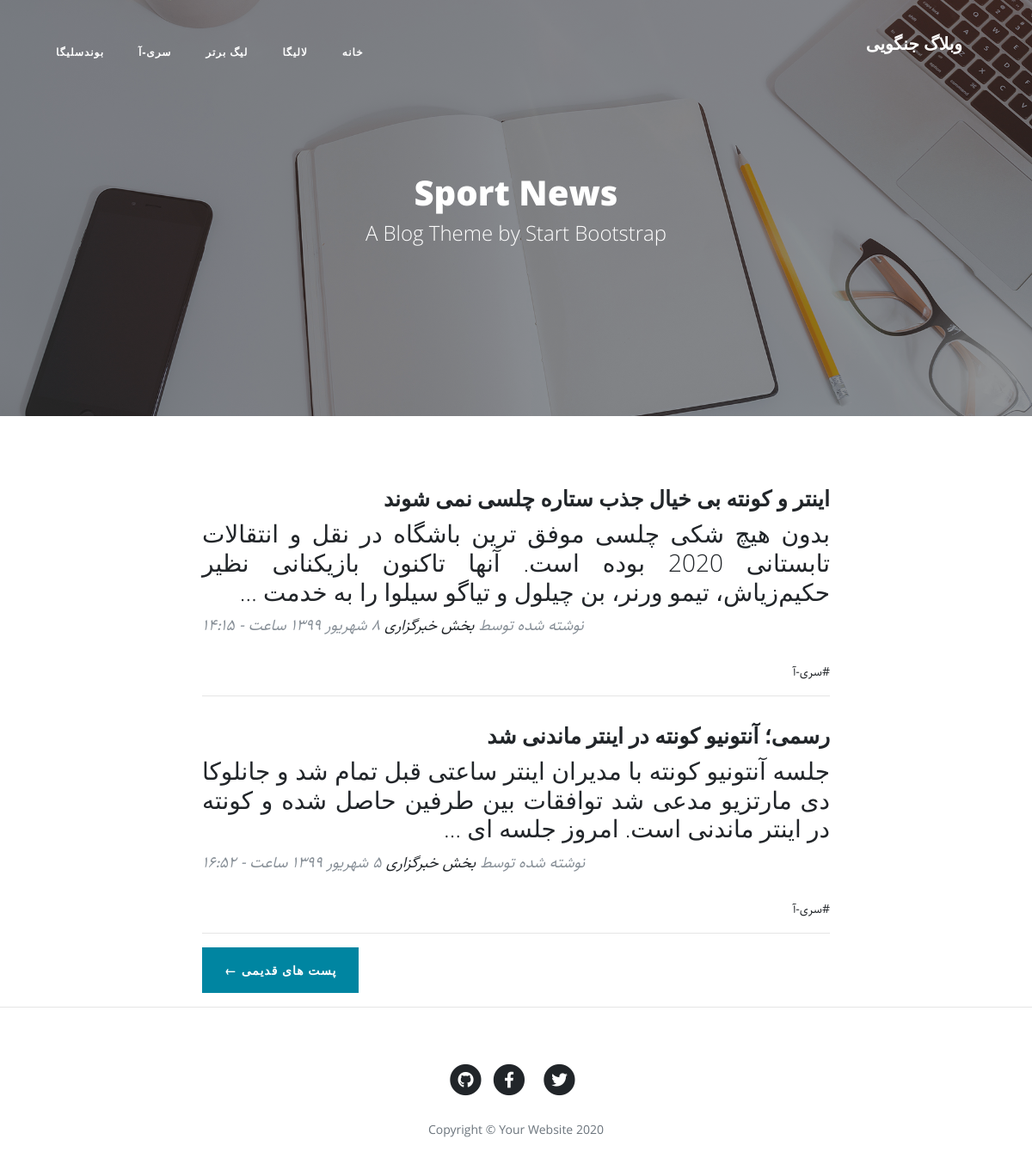
The page / on the database its author committed.
### blog/models.py (models this page shows, shortened)
class Category(models.Model):
    parent = models.ForeignKey('self', default=None, null=True, blank=True, on_delete=models.SET_NULL, related_name='children', verbose_name='زیر دسته')
    title = models.CharField(max_length=200)
    slug = models.SlugField(max_length=100, unique=True)
    status = models.BooleanField(default=True, verbose_name='آیا نمایش داده شود؟')
    position = models.IntegerField()
    class Meta:
        verbose_name = 'دسته بندی'
        verbose_name_plural = 'دسته بندی ها'
        ordering = ['parent__id', 'position']
    objects = CategoryManager()

class Article(models.Model):
    STATUS_CHOICES = (
        ('d', 'Draft'),
        ('p', 'Published')
    )
    title = models.CharField(max_length=200)
    slug = models.SlugField(max_length=100, unique=True)
    category = models.ManyToManyField(Category, verbose_name='دسته بندی', related_name='articles')
    description = models.TextField()
    thumbnail = models.ImageField(upload_to='images')
    publish = models.DateTimeField(default=timezone.now)
    created = models.DateTimeField(auto_now_add=True)
    updated = models.DateTimeField(auto_now=True)
    status = models.CharField(max_length=1, choices=STATUS_CHOICES)
    class Meta:
        verbose_name = 'مقاله'
        verbose_name_plural = 'مقالات'
    def jpublish(self):
        return jalali_converter(self.publish)
    jpublish.short_description = 'زمان انتشار'
    def category_published(self):
        return self.category.filter(status=True)
    objects = ArticleManager()

### blog/views.py (the view)
# urls.py: path('', home, name='home'),
def home(request, page=1):
    articles_list = Article.objects.filter(status='p').order_by('-publish')
    paginator = Paginator(articles_list, 2)
    articles = paginator.get_page(page)
    context = {
        'articles': articles,
    }
    return render(request, 'blog/home.html', context)

### blog/models.py (called while the page is built)
    def active(self):
        return self.filter(status=True)

### blog/templatetags/base_tags.py (called while the page is built)
@register.simple_tag
def title():
    return 'وبلاگ جنگویی'

@register.inclusion_tag('blog/partials/category_navbar.html')
def category_navbar():
    return {
        'category': Category.objects.filter(status=True)
    }

### extensions/jalali.py (called while the page is built)
    def persian_tuple(self):
        return self.persian_year, self.persian_month, self.persian_day

### extensions/utils.py (called while the page is built)
def persian_numbers_converter(mystr):
    numbers = {
        "0": "۰",
        "1": "۱",
        "2": "۲",
        "3": "۳",
        "4": "۴",
        "5": "۵",
        "6": "۶",
        "7": "۷",
        "8": "۸",
        "9": "۹",
    }
    for e_num, p_num in numbers.items():
        mystr = mystr.replace(e_num, p_num)
    return mystr

def jalali_converter(time):
    jmonth = ['فروردین', 'اردیبهشت', 'خرداد',
              'تیر', 'مرداد', 'شهریور',
              'مهر', 'آبان', 'آذر',
              'دی', 'بهمن', 'اسفند']
    time = timezone.localtime(time)
    time_to_str = f'{time.year},{time.month},{time.day}'
    time_to_tuple = jalali.Gregorian(time_to_str).persian_tuple()
    time_to_list = list(time_to_tuple)
    for index, month in enumerate(jmonth):
        if time_to_list[1] == index + 1:
            time_to_list[1] = month
            break
    output = f'{time_to_list[2]} {time_to_list[1]} {time_to_list[0]} ساعت - {time.hour}:{time.minute}'
    return persian_numbers_converter(output)

### blog/templates/blog/home.html (shortened to what this page needs)
{% extends 'blog/base.html' %}
{% load static %}
{% block main %}
<header class="masthead" style="background-image: url('{% static "blog/img/home-bg.jpg" %}')">
<div class="overlay"></div>
<div class="container">
    <div class="row">
        <div class="col-lg-8 col-md-10 mx-auto">
            <div class="site-heading">
                <h1>Sport News</h1>
                <span class="subheading">A Blog Theme by Start Bootstrap</span>
            </div>
        </div>
    </div>
</div>
</header>
<div class="container">
    <div class="row">
        <div class="col-lg-8 col-md-10 mx-auto">
            {% for article in articles %}
            <div class="post-preview">
                <a href="{% url 'blog:detail' article.slug %}">
                    <h2 class="post-title">
                        {{article.title}}
                    </h2>
                    <h3 class="post-subtitle text-justify">
                        {{article.description|truncatewords:30}}
                    </h3>
                </a>
                <p class="post-meta">نوشته شده توسط
                    <a href="#">بخش خبرگزاری</a>
                    {{article.jpublish}}</p>
                <div>
                    {% for cat in article.category_published.all %}
                    <a href="{% url 'blog:category' cat.slug %}">#{{cat.title}}</a>
                    {% endfor %}
                </div>
            </div>
            <hr>
            {% endfor %}
            <div class="clearfix pager-botton">
                {% if articles.has_next %}
                <a class="btn btn-primary float-right" href="{% url 'blog:home' articles.next_page_number %}">پست های
                    قدیمی &larr;</a>
                {% endif %}
            </div>
        </div>
    </div>
</div>
{% endblock %}

### blog/templates/blog/partials/category_navbar.html (shortened to what this page needs)
<div class="collapse navbar-collapse nav" id="navbarResponsive">
    <ul class="navbar-nav ml-auto">
        <li class="nav-item">
            <a class="nav-link" href="{% url 'blog:home' %}">خانه</a>
        </li>
        {% for cat in category %}
        {% if cat.parent == None %}
        <li class="nav-item">
            <a class="nav-link" href="{% url 'blog:category' cat.slug %}">{{cat.title}}</a>
        </li>
        {% endif %}
        {% endfor %}
    </ul>
</div>

### blog/static/blog/css/rtl.css (style rules this page uses)
body { direction: rtl; text-align: right; font-family: "Sahel"; font-size: 14px; }
.navbar-nav { margin-left: initial !important; margin-right: auto; }
.post-meta { text-align: left; }
.pager-botton { float: left !important; }
header.masthead .site-heading h1 { font-size: 40px; }
.post-preview > a > .post-title { font-size: 25px; }
.nav ul { padding-right: 0; }
.nav ul li { border-bottom: none; height: 86px; line-height: 86px; font-size: 14px; display: inline-block; float: left; margin: 0 auto; }
.nav ul li a { text-decoration: none; color: #000000; display: block; transition: .3s background-color; padding: 0 24px; }
.nav a { border-bottom: none; }

### rows shown on the page
Category: title "لالیگا"
Category: title "لیگ برتر"
Category: title "سری-آ"
Category: title "بوندسلیگا"
Article: title "اینتر و کونته بی خیال جذب ستاره چلسی نمی شوند", description "بدون هیچ شکی چلسی موفق ترین باشگاه در نقل و انتقالات تابستانی 2020 بوده است. آنها تاکنون بازیکنانی نظیر حکیم‌زیاش، تیمو ورنر، بن چیلول و تیاگو سیلوا را به خدمت …", jpublish "۸ شهریور ۱۳۹۹ ساعت - ۱۴:۱۵"
Article: title "رسمی؛ آنتونیو کونته در اینتر ماندنی شد", description "جلسه آنتونیو کونته با مدیران اینتر ساعتی قبل تمام شد و جانلوکا دی مارتزیو مدعی شد توافقات بین طرفین حاصل شده و کونته در اینتر ماندنی است. امروز جلسه ای …", jpublish "۵ شهریور ۱۳۹۹ ساعت - ۱۶:۵۲"
